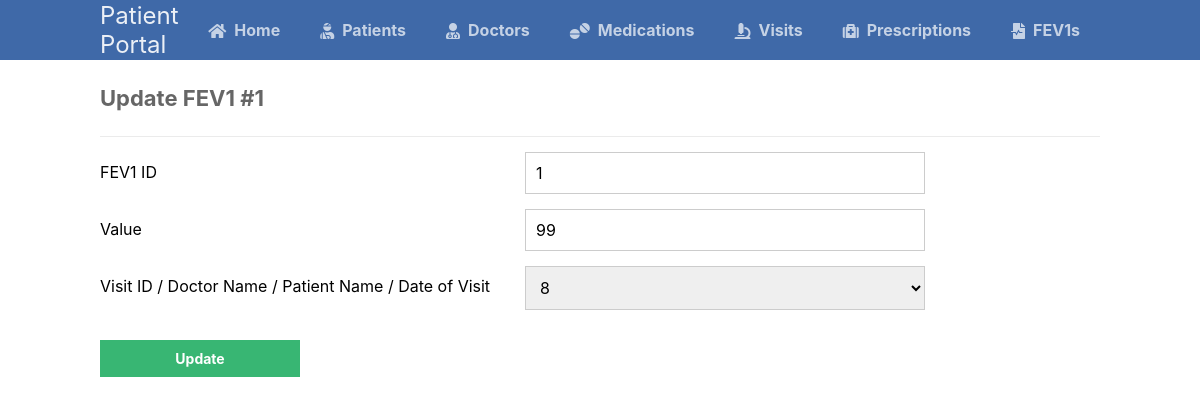
Screenshot of /scripts/fev1s_table/fev1s_update.php?fev1_id=1&visit_id=8 with the database file from the repository.
### tables this page shows
CREATE TABLE fev1s (
	fev1_id INT AUTO_INCREMENT NOT NULL UNIQUE,
	visit_id INT NOT NULL,
	fev1_value VARCHAR(255) NOT NULL,
	PRIMARY KEY (fev1_id),
	CONSTRAINT fev1_FK1 FOREIGN KEY (visit_id) REFERENCES visits (visit_id)
);

### scripts/fev1s_table/fev1s_update.php (the view, shortened to what this page needs)
<?php
@include_once (APP_ROOT.APP_FOLDER_NAME . '/scripts/functions.php');
$pdo = pdo_connect_mysql();
if (isset($_GET['fev1_id'])) {
    $stmt = $pdo->prepare('SELECT * FROM fev1s WHERE fev1_id = ?');
    $stmt->execute([$_GET['fev1_id']]);
    $fev1 = $stmt->fetch(PDO::FETCH_ASSOC);
} else {
    exit('No ID specified!');
}
?>
<?=template_header('Read')?>
<div class="content update">
	<h2>Update FEV1 #<?=$fev1['fev1_id']?></h2>
    <form action="fev1s_update.php?fev1_id=<?=$fev1['fev1_id']?>&visit_id=<?=$fev1['visit_id']?>" method="post">
        <label for="fev1_id">FEV1 ID</label>
            <input type="text" name="fev1_id" placeholder="Ex. 1" value="<?=$fev1['fev1_id']?>" id="fev1_id" required readonly>
        <label for="fev1_value">Value</label>
            <input type="number" name="fev1_value" value="<?=$fev1['fev1_value']?>" placeholder="Ex. 90" id="fev1_vlaue" step = "1" required>
        <label for="visit_id">Visit ID / Doctor Name / Patient Name / Date of Visit</label>
            <select name="visit_id" id="visit_id" required>
                <option value="<?=$fev1['visit_id']?>" hidden selected><?=$fev1['visit_id']?></option>
            </select>
        <input type="submit" value="Update">
    </form>
</div>
<?=template_footer()?>

### styles/style.css (style rules this page uses)
* { box-sizing: border-box; font-family: -apple-system, BlinkMacSystemFont, "segoe ui", roboto, oxygen, ubuntu, cantarell, "fira sans", "droid sans", "helvetica neue", Arial, sans-serif; font-size: 16px; -webkit-font-smoothing: antialiased; -moz-osx-font-smoothing: grayscale; }
body { background-color: #FFFFFF; margin: 0; }
.content { width: 1000px; margin: 0 auto; }
.content h2 { margin: 0; padding: 25px 0; font-size: 22px; border-bottom: 1px solid #ebebeb; color: #666666; }
.update form { padding: 15px 0; display: flex; flex-flow: wrap; }
.update form label { display: inline-flex; width: 400px; padding: 10px 0; margin-right: 25px; }
.update form input { padding: 10px; width: 400px; margin-right: 25px; margin-bottom: 15px; border: 1px solid #cccccc; }
.update form input[type="submit"] { display: block; background-color: #38b673; border: 0; font-weight: bold; font-size: 14px; color: #FFFFFF; cursor: pointer; width: 200px; margin-top: 15px; }
.update form select { padding: 10px; width: 400px; margin-right: 25px; margin-bottom: 15px; border: 1px solid #cccccc; }

### rows the page displays
fev1s: fev1_id "1", fev1_value "99", visit_id "8"
